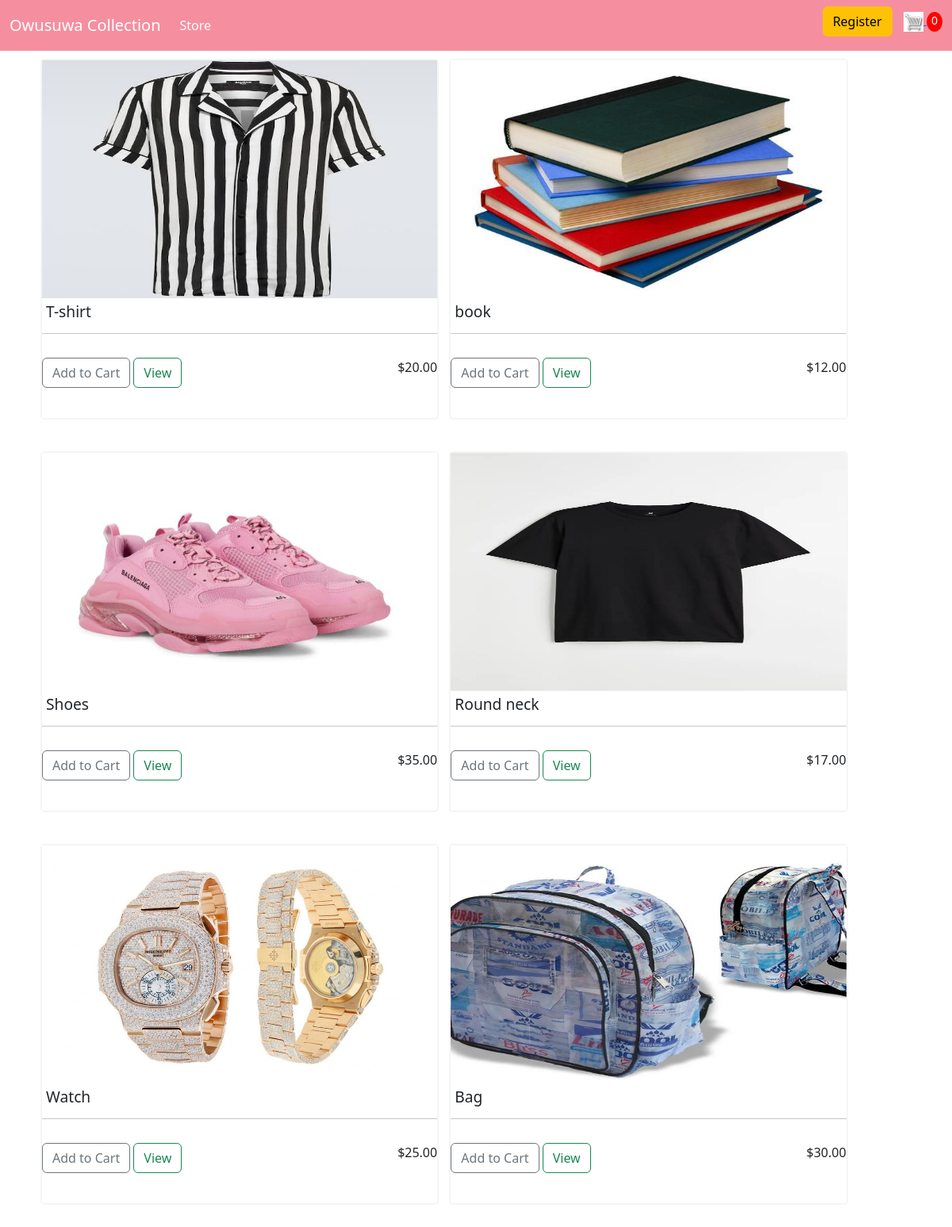
/home/, run on an earlier commit of the app's database.
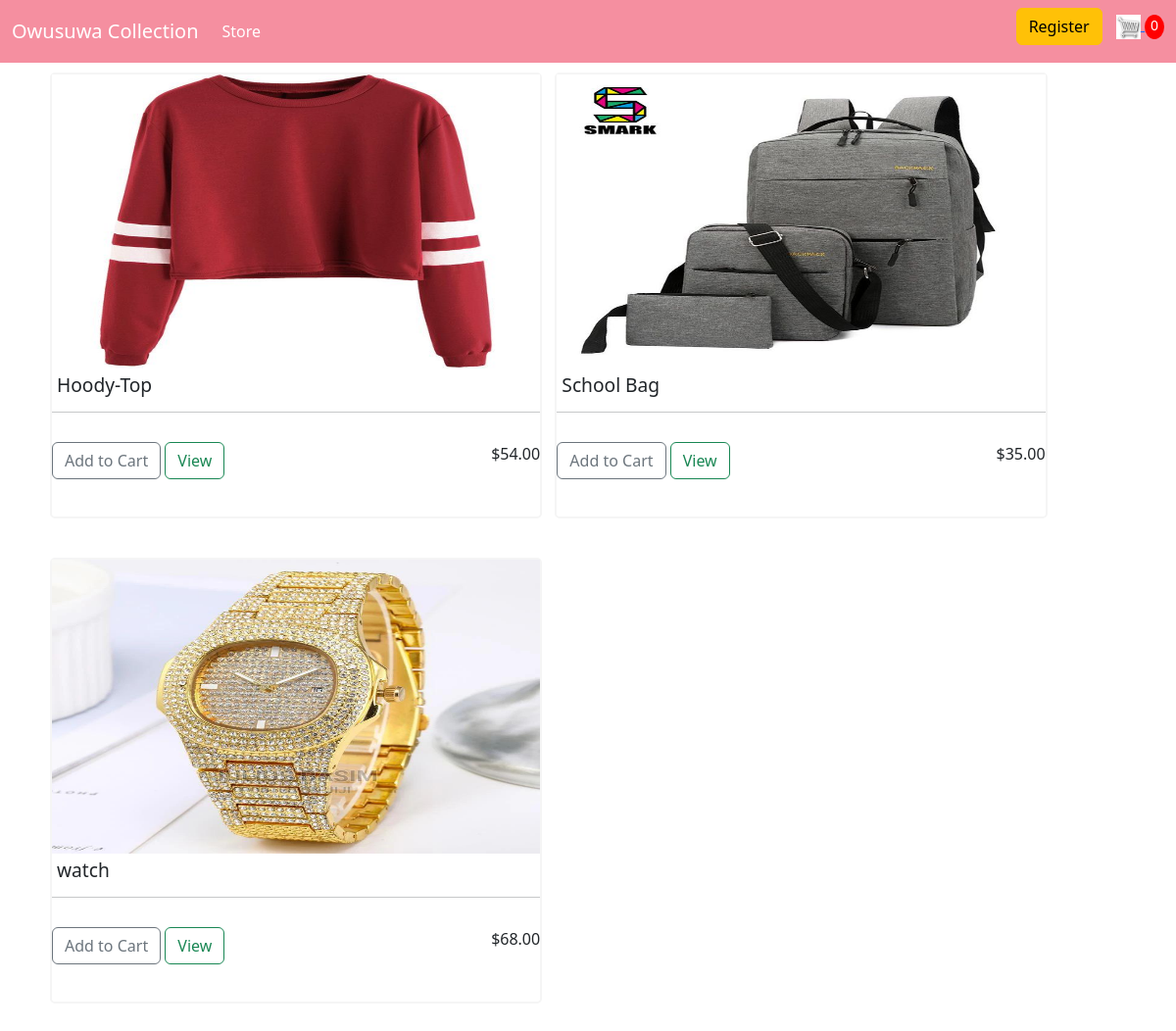
And on a later commit of the database.
### store/models.py (models this page shows, shortened)
class Product(models.Model):
    name      = models.CharField(max_length=100)
    price     = models.DecimalField(max_digits=7, decimal_places=2)
    digital   = models.BooleanField(default=False, null=True, blank=False)
    image     = models.ImageField(null=True, blank=True)
    @property
    def imageURL(self):
        try:
            url = self.image.url
        except:
            url = ''
        return url

### store/views.py (the view)
# urls.py: path('', include('store.urls')),
def store(request):
    if request.user.is_authenticated:
        customer = request.user.customer
        order, created = Order.objects.get_or_create(customer=customer, complete=False)
        items    = order.orderitem_set.all()
        cartItems = order.get_cart_items
    else:
        cookieData = cookieCart(request)
        cartItems  = cookieData['cartItems']
    products = Product.objects.all()
    context = {'products':products, 'cartItems':cartItems}
    return render(request, 'store/store.html', context)

### store/utils.py (called while the page is built, shortened)
def cookieCart(request):
    try:
        cart = json.loads(request.COOKIES['cart'])
    except:
        cart = {}
        print('Cart:', cart)
    items = []
    order = {'get_cart_total':0, 'get_cart_items':0, 'shipping':False}
    cartItems = order['get_cart_items']
    return {'cartItems':cartItems, 'order': order, 'items': items}

### store/templates/store/store.html
{% extends 'store/main.html' %}
{% load static %}
{% block content %}
    {% for product in products %}
    <div class="pro-container">
        <img class="image" src="{{product.imageURL}}" alt="product-image">
        <h6 class="pro-name" >{{product.name}}</h6>
        <hr>
        <div class="pro-element-container">
            <button data-product="{{product.id}}" data-action="add"  class="btn btn-outline-secondary pro-element update-cart">Add to Cart</button>
            <a class="btn btn-outline-success View" href="">View</a>
            <div class="pro-price">${{product.price}}</div>
        </div>
    </div>
    {% endfor %}
{% endblock content %}

### store/templates/store/main.html (shortened to what this page needs)
<!DOCTYPE html>
{% load static %}
<html lang="en">
<head>
  <link href="https://cdn.jsdelivr.net/npm/bootstrap@5.2.3/dist/css/bootstrap.min.css" rel="stylesheet">
  <link rel="stylesheet" href="{% static 'css/main.css' %}">
</head>
<body>
    <nav class="navbar navbar-expand-lg bg-dark nabar">
        <div class="container-fluid">
          <a class="navbar-brand" style="color: white !important;" href="{% url 'home' %}">Owusuwa Collection</a>
          <div class="collapse navbar-collapse" id="navbarSupportedContent">
            <ul class="navbar-nav me-auto mb-2 mb-lg-0">
              <li class="nav-item">
                <a class="nav-link active" style="color: white !important;" aria-current="page" href="{% url 'home' %}">Store</a>
              </li>
            </ul>
            <div class="form-inline my-2 my-lg-0">
                <a href="{% url 'register' %}" class="btn btn-warning">Register</a>
                <a href="{% url 'cart' %}">
                    <img src="{% static 'images/cartlogo.jpeg' %}" id="cart-icon" alt="">
                </a>
                <a href="{% url 'cart' %}"><p id="cart-total">{{cartItems}}</p></a>
            </div>
          </div>
        </div>
      </nav>
    <div class="container">
        {% block content %}
        {% endblock content %}
    </div>
</body>
</html>

### static/css/main.css (style rules this page uses)
.bg-dark { background-color: #4f868c !important; }
.nabar { background-color: rgb(245, 143, 160) !important; }
#cart-icon { width: 25px; display: inline-block; margin-left: 10px; }
#cart-total { display: inline-block; text-align: center; color: #fff; background-color: red; width: 20px; height: 25px; border-radius: 50%; font-size: 14px; }
.pro-container { width: 45%; height: 455px; border-radius: 5px; margin-left: 9px; margin-bottom: 30px; margin-top: 10px; display: inline-block; border: 2px solid whitesmoke; }
.image { width: 100%; height: 300px; display: block; }
.pro-name { font-size: 1.2rem; margin: 5px; display: block; }
.pro-element { display: inline-block; }
.pro-element-container { width: 100%; margin-top: 30px; }
.View { display: inline-block; }
.pro-price { float: right; display: inline-block; }

What changed in the data, as far as the page shows it:
removed Product: imageURL (picture), name "T-shirt", price "20.00"
removed Product: imageURL (picture), name "Round neck", price "17.00"
removed Product: imageURL (picture), name "Watch", price "25.00"
removed Product: imageURL (picture), name "Bag", price "30.00"
added Product: imageURL (picture), name "Hoody-Top", price "54.00"
changed Product: imageURL: a different picture; name "book" → "School Bag"; price "12.00" → "35.00"
changed Product: imageURL: a different picture; name "Shoes" → "watch"; price "35.00" → "68.00"
